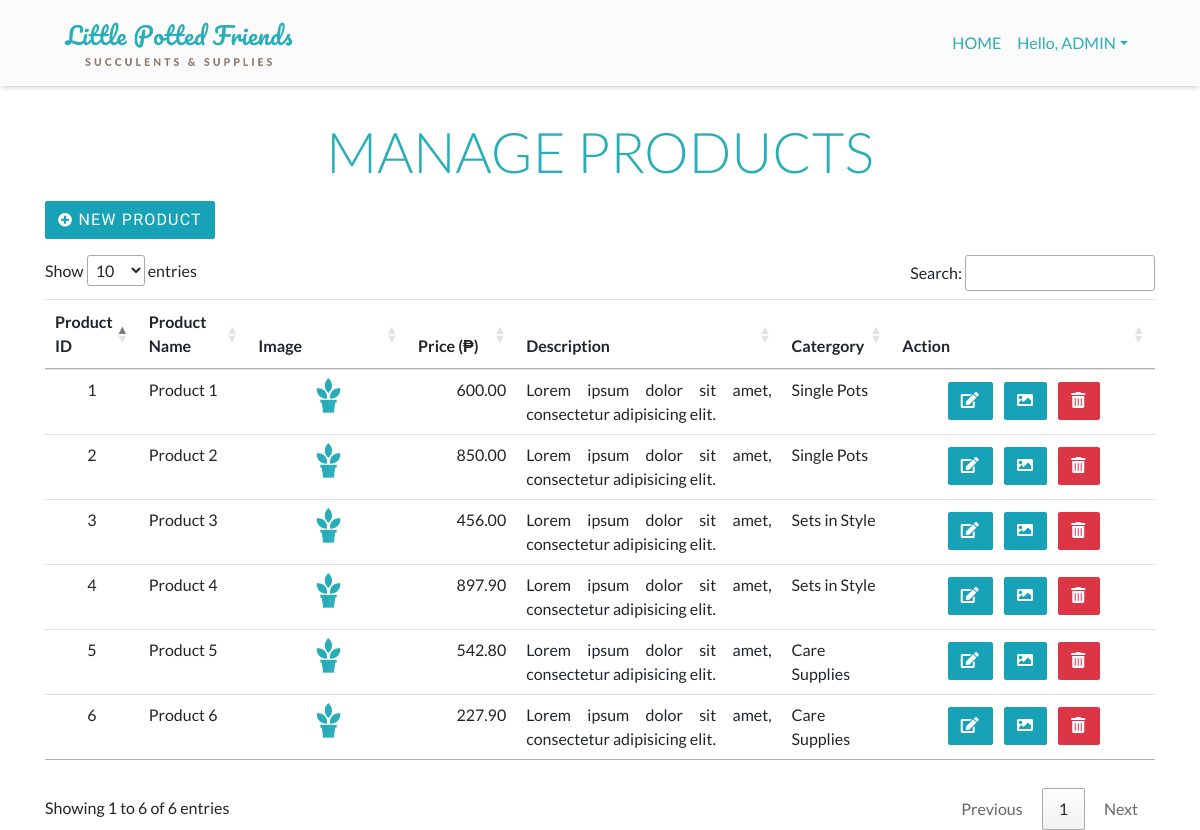
The page /app/views/manageProducts.php (signed in) on the database as committed earlier.
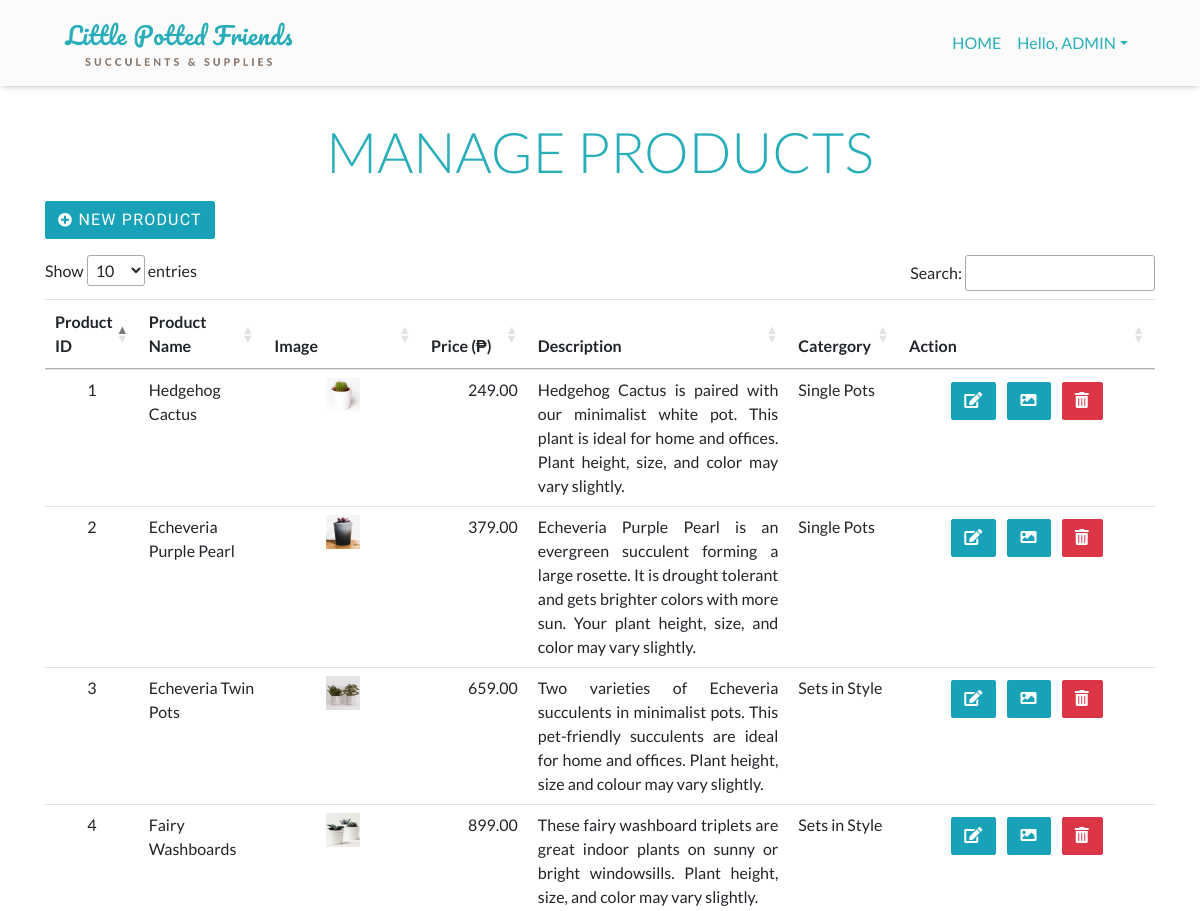
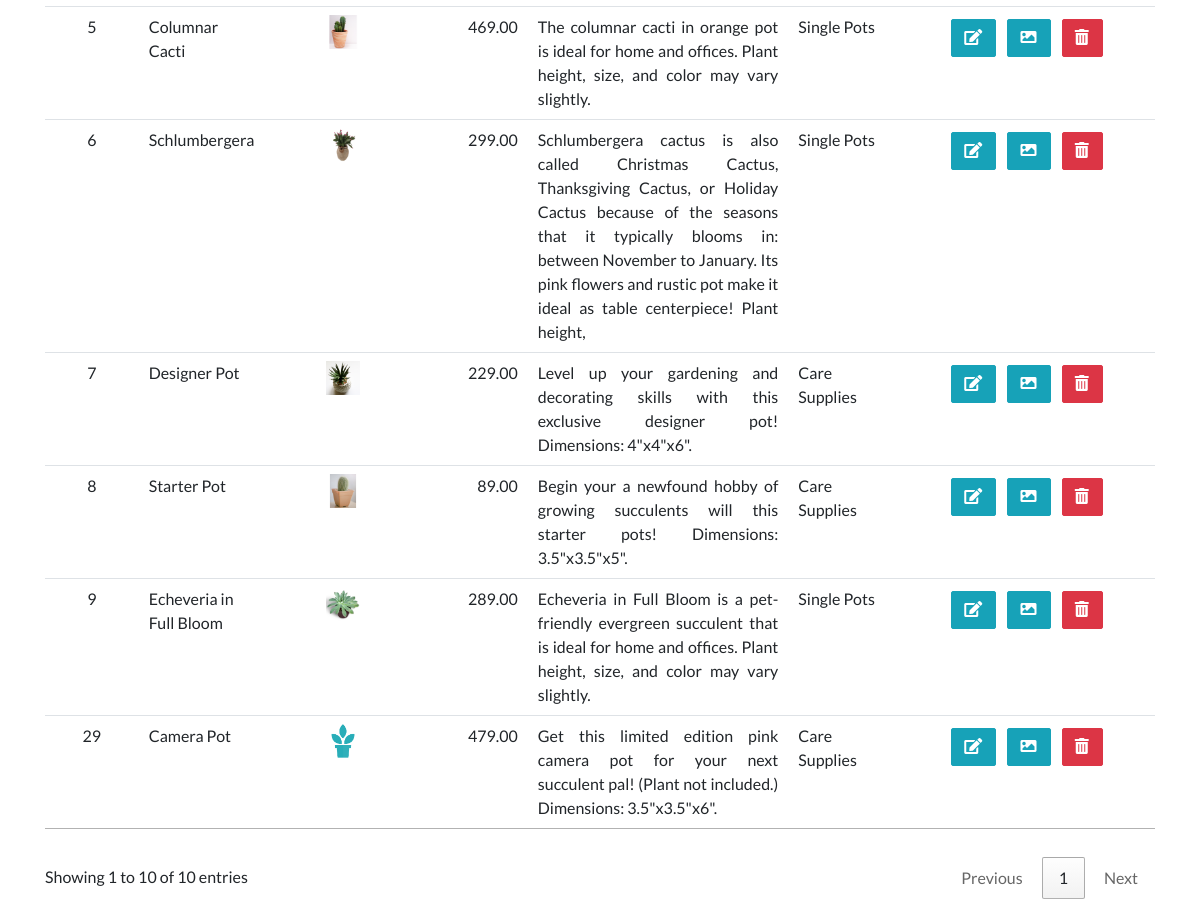
The same page on the database as committed later (2 pictures, top to bottom).
### tables this page shows
CREATE TABLE `tbl_items` (
  `id` int(11) NOT NULL,
  `name` varchar(255) NOT NULL,
  `price` decimal(18,2) NOT NULL,
  `description` varchar(255) NOT NULL,
  `img_path` varchar(255) NOT NULL,
  `category_id` int(11) DEFAULT NULL
);

CREATE TABLE `tbl_categories` (
  `id` int(11) NOT NULL,
  `name` varchar(255) NOT NULL
);

### app/views/manageProducts.php (the view, shortened to what this page needs)
<?php require_once '../partials/header.php'; ?>
<?php
	require_once '../controllers/connect.php';
    $sql = "SELECT i.id AS product_id, i.name AS product_name, i.price, i.description, i.img_path, i.category_id, c.id, c.name AS category_name
          FROM tbl_items AS i
          INNER JOIN tbl_categories AS c
            ON i.category_id = c.id
          ";
    $result = mysqli_query($conn, $sql);
?>
<div class="container">
  <div class="row">
    <div class="col-lg-12 table-responsive">
          <div class="text-center p-0"><h2 id="manageProductsAlertMsg" class="p-0"></h2></div>
    		  <h4 class="text-center p-2 mb-2 display-4">MANAGE PRODUCTS</h4>
          <button type="button" class="btn btn-info mb-3" data-toggle="modal" data-target="#addProductModal"><i class="fas fa-plus-circle fa-sm"></i>   NEW PRODUCT</button>
    			<table  id="tableManageProducts" class="table table-hover mb-4">
                    <thead>
                        <tr class="text-center">
                            <th width="5%">Product ID</th>
                            <th width="10%">Product Name</th>
                            <th width="15%">Image</th>
                            <th width="10%">Price (&#8369;)</th>
                            <th width="25%">Description</th>
                            <th width="10%">Catergory</th>
                            <th width="25%">Action</th>
                        </tr>
                    </thead>
                    <tbody>
                    <?php
                        if (mysqli_num_rows($result) > 0) {
                            while($row = mysqli_fetch_assoc($result)){ ?>
                        <tr>
                            <td class="text-center"><?= $row['product_id'] ?></td>
                            <td><?= $row['product_name'] ?></td>
                            <td class="text-center"><img src="<?= $row['img_path'] ?>" width="25%" height="auto"></td>
                            <td class="text-right"><?= $row['price'] ?></td>
                            <td class="text-justify"><?= $row['description'] ?></td>
                            <td><?= $row['category_name'] ?></td>
                            <td class="text-center">
                                <span title="Edit Product Details"><button type="button" class="btn btn-info m-1" data-toggle="modal" data-target="#editProductModal" onclick="displayEditProductDetails('<?= $row['product_id'] ?>','<?= $row['product_name'] ?>','<?= $row['price'] ?>','<?= $row['description'] ?>','<?= $row['category_id'] ?>')"><i class="fas fa-edit"></i></button></span>
                                <span title="Upload Image"><button type="button" class="btn btn-info m-1" data-toggle="modal" data-target="#uploadImageModal" onclick="displayUploadImage('<?= $row['product_id'] ?>', '<?= $row['product_name'] ?>')"><i class="fas fa-image"></i></button></span>
                                <span title="Delete Product"><button type="button" class="btn btn-danger m-1" data-toggle="modal" data-target="#deleteProductModal" onclick="deleteProduct('<?= $row['product_id'] ?>', '<?= $row['product_name'] ?>')"><i class='fas fa-trash-alt'></i></button></span>
                            </td>
                        </tr>
                    <?php } } ?>
                    </tbody>
                </table>
    </div>
  </div>
</div>
<?php require '../partials/footer.php'; ?>

Rows that differ between the two databases and show on the page:
changed tbl_items id 1: name "Product 1" → "Hedgehog Cactus"; img_path: a different picture; price "600.00" → "249.00"; description "Lorem ipsum dolor sit amet, consectetur adipisicing elit." → "Hedgehog Cactus is paired with our minimalist white pot. This plant is ideal for home and offices. Plant height, size, and color may vary slightly."
changed tbl_items id 2: name "Product 2" → "Echeveria Purple Pearl"; img_path: a different picture; price "850.00" → "379.00"; description "Lorem ipsum dolor sit amet, consectetur adipisicing elit." → "Echeveria Purple Pearl is an evergreen succulent forming a large rosette. It is drought tolerant and gets brighter colors with more sun. Your plant height, size, and color may vary slightly."
changed tbl_items id 3: name "Product 3" → "Echeveria Twin Pots"; img_path: a different picture; price "456.00" → "659.00"; description "Lorem ipsum dolor sit amet, consectetur adipisicing elit." → "Two varieties of Echeveria succulents in minimalist pots. This pet-friendly succulents are ideal for home and offices. Plant height, size and colour may vary slightly."
changed tbl_items id 4: name "Product 4" → "Fairy Washboards"; img_path: a different picture; price "897.90" → "899.00"; description "Lorem ipsum dolor sit amet, consectetur adipisicing elit." → "These fairy washboard triplets are great indoor plants on sunny or bright windowsills. Plant height, size, and color may vary slightly."
changed tbl_items id 5: name "Product 5" → "Columnar Cacti"; img_path: a different picture; price "542.80" → "469.00"; description "Lorem ipsum dolor sit amet, consectetur adipisicing elit." → "The columnar cacti in orange pot is ideal for home and offices. Plant height, size, and color may vary slightly."; category.name "Care Supplies" → "Single Pots"
changed tbl_items id 6: name "Product 6" → "Schlumbergera"; img_path: a different picture; price "227.90" → "299.00"; description "Lorem ipsum dolor sit amet, consectetur adipisicing elit." → "Schlumbergera cactus is also called Christmas Cactus, Thanksgiving Cactus, or Holiday Cactus because of the seasons that it typically blooms in: between November to January. Its pink flowers and rustic pot make it ideal as table centerpiece! Plant height,"; category.name "Care Supplies" → "Single Pots"
added tbl_items: id "7", name "Designer Pot", img_path (picture), price "229.00", description "Level up your gardening and decorating skills with this exclusive designer pot! Dimensions: 4\"x4\"x6\".", category.name "Care Supplies"
added tbl_items: id "8", name "Starter Pot", img_path (picture), price "89.00", description "Begin your a newfound hobby of growing succulents will this starter pots! Dimensions: 3.5\"x3.5\"x5\".", category.name "Care Supplies"
added tbl_items: id "9", name "Echeveria in Full Bloom", img_path (picture), price "289.00", description "Echeveria in Full Bloom is a pet-friendly evergreen succulent that is ideal for home and offices. Plant height, size, and color may vary slightly.", category.name "Single Pots"
added tbl_items: id "29", name "Camera Pot", img_path (picture), price "479.00", description "Get this limited edition pink camera pot for your next succulent pal! (Plant not included.) Dimensions: 3.5\"x3.5\"x6\".", category.name "Care Supplies"
Other text that changed with them:
text written by a page script: "Show entries Search: Showing 1 to 6 of 6 entries Previous 1 Next" → "Show entries Search: Showing 1 to 10 of 10 entries Previous 1 Next"
